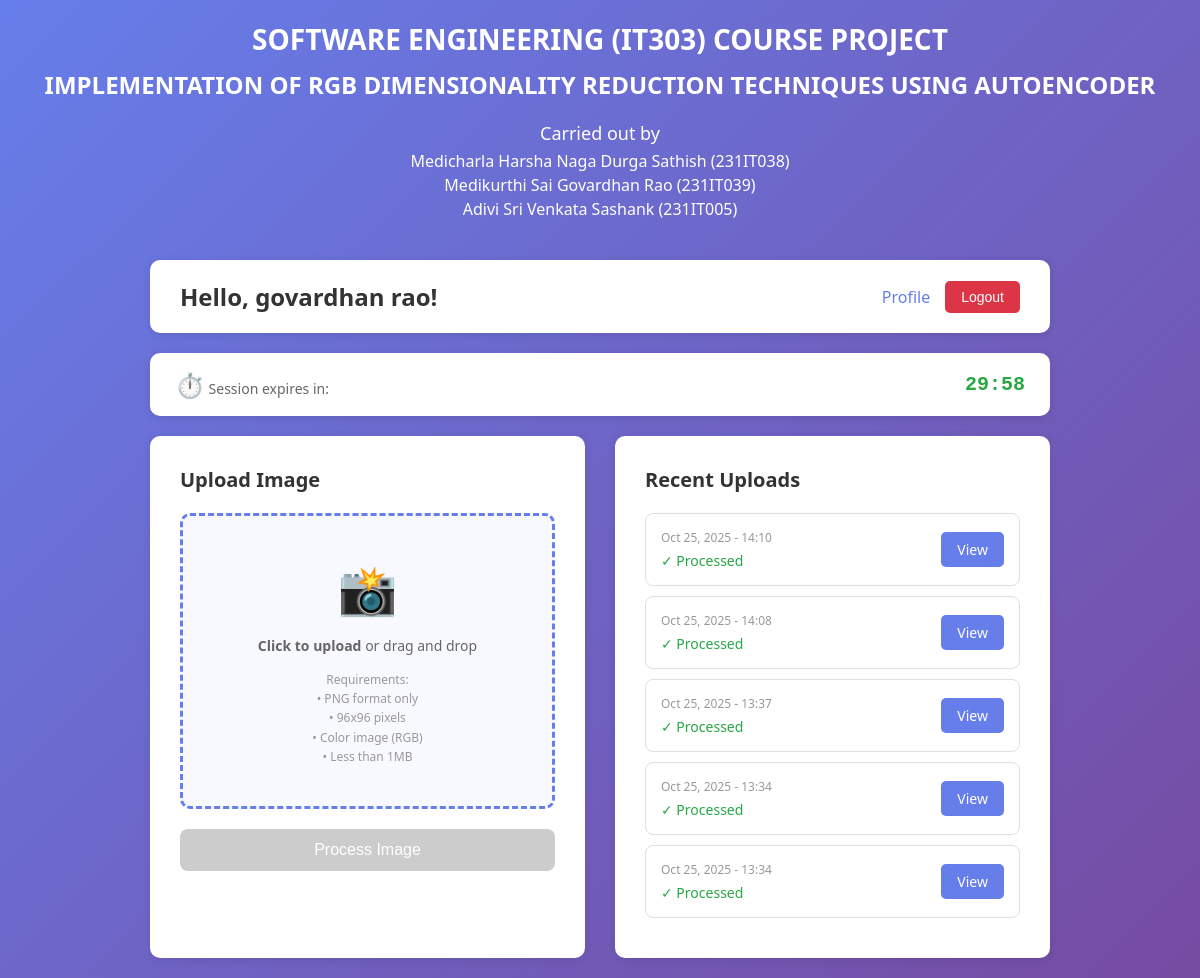
The app's page / (signed in), older data.
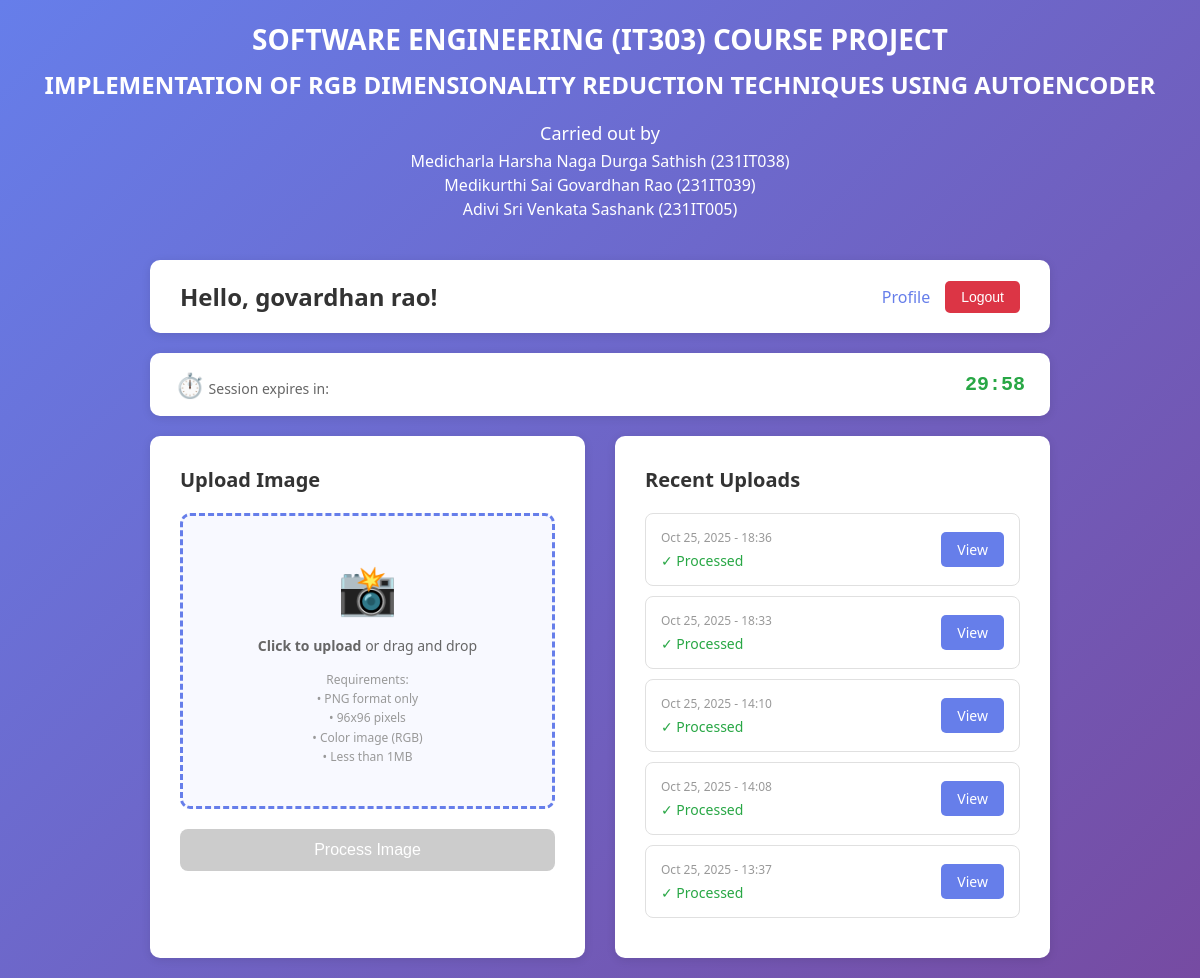
The same page, newer data.
### account/models.py (models this page shows, shortened)
class ImageUpload(models.Model):
    user = models.ForeignKey(CustomUser, on_delete=models.CASCADE, related_name='images')
    input_image = models.ImageField(upload_to='uploads/input/')
    output_image = models.ImageField(upload_to='uploads/output/', null=True, blank=True)
    uploaded_at = models.DateTimeField(auto_now_add=True)
    processed = models.BooleanField(default=False)
    class Meta:
        ordering = ['-uploaded_at']
        verbose_name = 'Image Upload'
        verbose_name_plural = 'Image Uploads'

### account/views.py (the view)
# urls.py: path('', home, name='home'),
@login_required
def home(request):
    logger.info(f"HOME view called by user: {request.user.username}")
    session_time_remaining = get_session_info(request)
    if request.method == 'POST':
        logger.info("POST request received - Image upload")
        form = ImageUploadForm(request.POST, request.FILES)
        if form.is_valid():
            logger.info("Form is valid")
            image_file = request.FILES.get('input_image')
            is_valid, error_message = validate_image(image_file)
            if not is_valid:
                logger.error(f"Image validation failed: {error_message}")
                messages.error(request, f"Image validation failed: {error_message}")
                return render(request, "account/home.html", {
                    'form': form,
                    'session_time_remaining': session_time_remaining
                })
            logger.info("Saving image upload to database...")
            image_upload = form.save(commit=False)
            image_upload.user = request.user
            image_upload.save()
            logger.info(f"✓ Image upload saved with ID: {image_upload.pk}")
            try:
                logger.info("Starting image processing...")
                process_start = time.time()
                process_image(image_upload)
                process_time = time.time() - process_start
                logger.info(f"✓ Image processed successfully in {process_time:.2f}s")
                messages.success(request, 'Image uploaded and processed successfully!')
                return redirect('account:results', pk=image_upload.pk)
            except Exception as e:
                logger.error(f"Image processing failed: {str(e)}")
                logger.exception("Full traceback:")
                messages.error(request, f"Error processing image: {str(e)}")
                image_upload.delete()
        else:
            logger.error(f"Form validation errors: {form.errors}")
            for field, errors in form.errors.items():
                for error in errors:
                    messages.error(request, error)
    else:
        logger.info("GET request - Displaying upload form")
        form = ImageUploadForm()
    recent_uploads = ImageUpload.objects.filter(user=request.user)[:5]
    logger.info(f"Rendering home template with {recent_uploads.count()} recent uploads")
    return render(request, "account/home.html", {
        'form': form,
        'recent_uploads': recent_uploads,
        'session_time_remaining': session_time_remaining
    })

### account/views.py (called while the page is built)
def get_session_info(request):
    try:
        expiry_age = request.session.get_expiry_age()
        return max(0, int(expiry_age))
    except:
        return settings.SESSION_COOKIE_AGE

### templates/account/home.html (shortened to what this page needs)
<!DOCTYPE html>
<html lang="en">
<head>
</head>
<body>
    <div class="project-title-section" style="text-align: center; margin-bottom: 40px; color: white;">
        <h1 style="font-size: 28px; font-weight: 700; margin-bottom: 10px;">
            SOFTWARE ENGINEERING (IT303) COURSE PROJECT
        </h1>
        <h2 style="font-size: 24px; margin-bottom: 20px;">
            IMPLEMENTATION OF RGB DIMENSIONALITY REDUCTION TECHNIQUES USING AUTOENCODER
        </h2>
        <div style="font-size: 18px; margin-bottom: 5px;">
            Carried out by
        </div>
        <div style="font-size: 16px; margin-bottom: 2px;">
            Medicharla Harsha Naga Durga Sathish (231IT038)
        </div>
        <div style="font-size: 16px; margin-bottom: 2px;">
            Medikurthi Sai Govardhan Rao (231IT039)
        </div>
        <div style="font-size: 16px;">
            Adivi Sri Venkata Sashank (231IT005)
        </div>
    </div>
    <div class="container">
        <div class="header">
            <h2>Hello, {{ user.get_full_name|default:user.username }}!</h2>
            <div class="nav-links">
                <a href="{% url 'account:profile' %}">Profile</a>
                <form method="post" action="{% url 'account:logout' %}" style="display: inline;">
                    <button type="submit" class="logout-btn">Logout</button>
                </form>
            </div>
        </div>
        <div class="session-timer">
            <div class="session-timer-label">
                <span class="session-icon">⏱️</span>
                Session expires in:
            </div>
            <div class="session-timer-display">
                <span class="session-time" id="sessionTimer">--:--</span>
            </div>
        </div>
        <div class="main-content">
            <div class="upload-section">
                <h3>Upload Image</h3>
                <form method="post" enctype="multipart/form-data" id="uploadForm">
                    <div class="upload-area" id="uploadArea">
                        <div class="upload-icon">📸</div>
                        <div class="upload-text">
                            <strong>Click to upload</strong> or drag and drop
                        </div>
                        <div class="upload-requirements">
                            Requirements:<br>
                            • PNG format only<br>
                            • 96x96 pixels<br>
                            • Color image (RGB)<br>
                            • Less than 1MB
                        </div>
                    </div>
                    <button type="submit" class="upload-btn" id="uploadBtn" disabled>Process Image</button>
                </form>
            </div>
            <div class="recent-section">
                <h3>Recent Uploads</h3>
                {% if recent_uploads %}
                <ul class="recent-uploads">
                    {% for upload in recent_uploads %}
                    <li class="recent-item">
                        <div class="recent-item-info">
                            <div class="recent-item-date">{{ upload.uploaded_at|date:"M d, Y - H:i" }}</div>
                            <div class="recent-item-status">
                                {% if upload.processed %}✓ Processed{% else %}⏳ Processing{% endif %}
                            </div>
                        </div>
                        <a href="{% url 'account:results' upload.pk %}" class="view-btn">View</a>
                    </li>
                    {% endfor %}
                </ul>
                {% else %}
                <div class="no-uploads">
                    No uploads yet. Upload your first image!
                </div>
                {% endif %}
            </div>
        </div>
    </div>
</body>
</html>

Row changes from the older to the newer data that the page shows:
no longer on this page (row unchanged): ImageUpload: uploaded_at "Oct 25, 2025 - 13:34", processed "✓ Processed"
no longer on this page (row unchanged): ImageUpload: uploaded_at "Oct 25, 2025 - 13:34", processed "✓ Processed"
added ImageUpload: uploaded_at "Oct 25, 2025 - 18:36", processed "✓ Processed"
added ImageUpload: uploaded_at "Oct 25, 2025 - 18:33", processed "✓ Processed"
